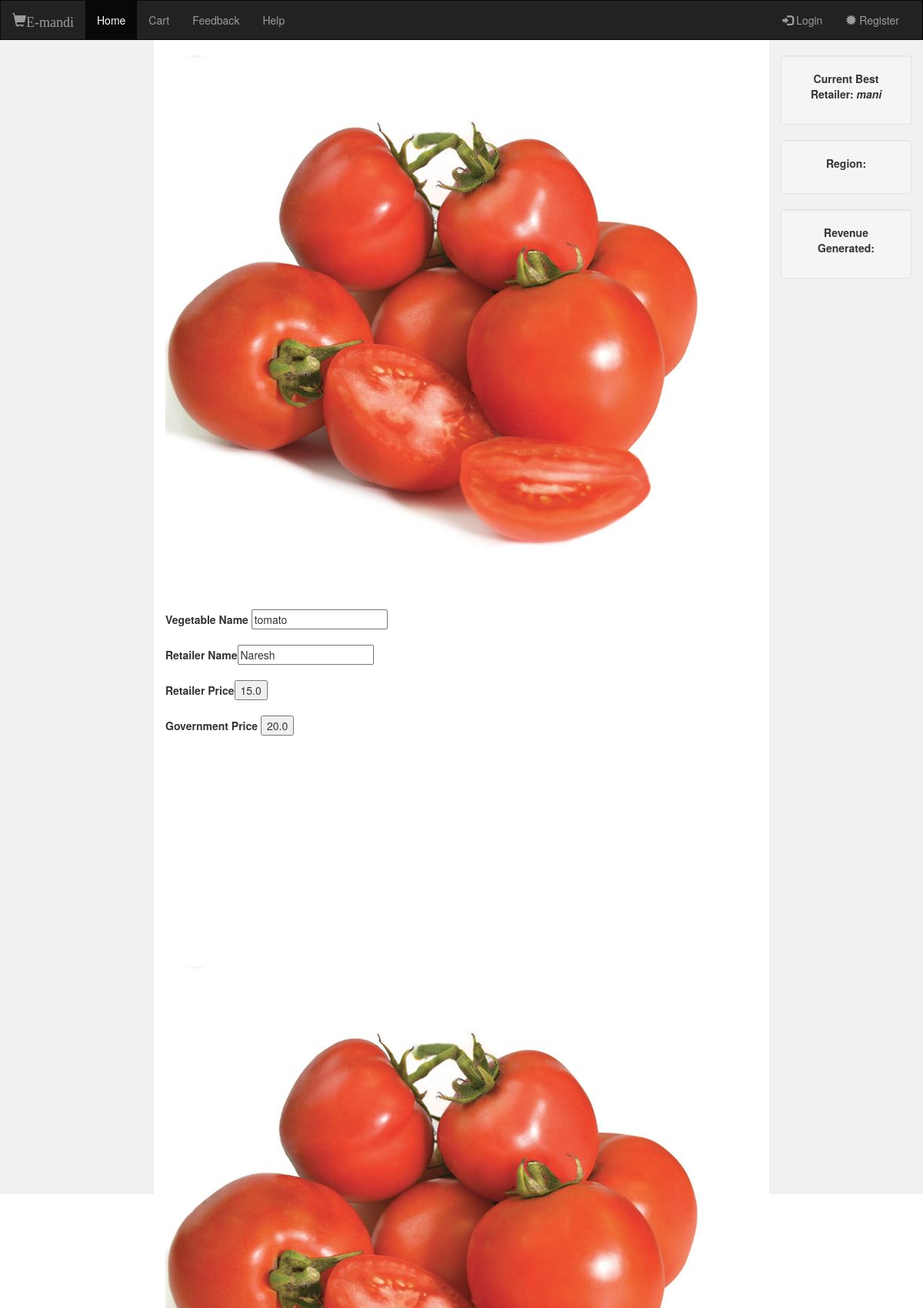
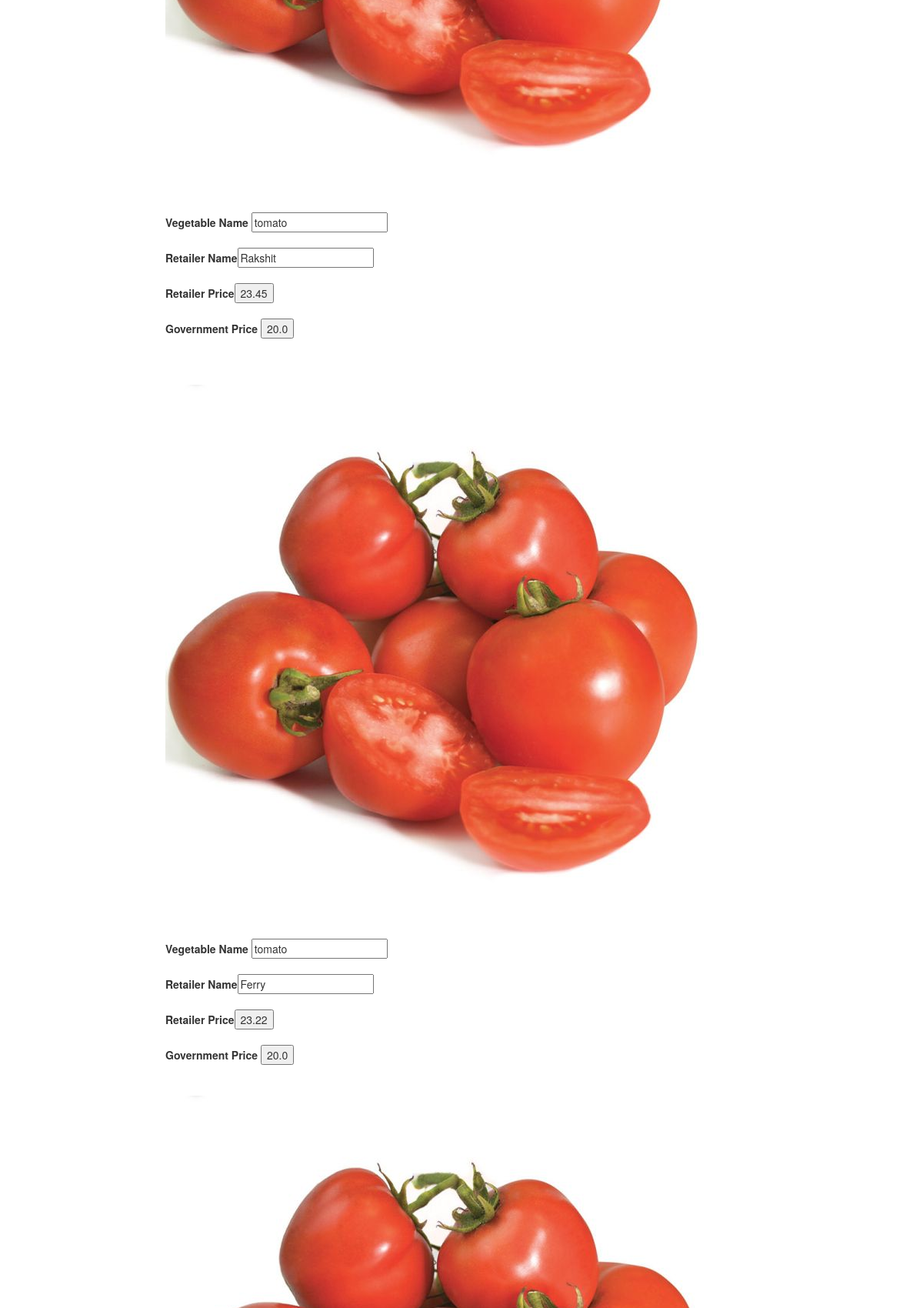
The page / (upper part) on the database its author committed (2 pictures, top to bottom).
### models.py (models this page shows, shortened)
class Retailer(Base):
    __tablename__ = 'Retailer'
    id = db.Column(db.Integer,primary_key=True)
    retailer_name = db.Column(db.String(10))
    vegetable_name = db.Column(db.String(60))
    price = db.Column(db.Float)

class Government(Base):
     __tablename__='Government'
     id = db.Column(db.Integer,primary_key=True)
     vegetable_name = db.Column(db.String(60))
     price = db.Column(db.Integer)

### app.py (the view)
@app.route('/')
def home():
    items = Retailer.query.all()
    w_items = Wholeseller.query.all()
    govt = Government.query.all()
    retailer_list = ['kiran','raju','mani','jayanthi','naresh']
    best_retailer = random.choice(retailer_list)
    s = text("SELECT SUM(price) FROM Retailer WHERE region=:r")
    total_revenue = 450
    return render_template('pages/index.html',items=items,govt=govt,w_items=w_items,
    best_retailer=best_retailer,total_revenue=total_revenue,order_placed=order_placed)

### templates/pages/index.html (shortened to what this page needs)
<!DOCTYPE html>
<html lang="en">
<head>
  <link rel="stylesheet" href="https://maxcdn.bootstrapcdn.com/bootstrap/3.3.7/css/bootstrap.min.css">
</head>
<body>
<nav class="navbar navbar-inverse">
  <div class="container-fluid">
    <div class="navbar-header">
      <a class="navbar-brand" href="#"><span class="glyphicon glyphicon-shopping-cart">E-mandi</span></a>
    </div>
    <div class="collapse navbar-collapse" id="myNavbar">
      <ul class="nav navbar-nav">
        <li class="active"><a href="#">Home</a></li>
        <li><a href="{{url_for('cart')}}">Cart</a></li>
        <li><a href="{{url_for('feedback')}}">Feedback</a></li>
        <li><a href="static/pages/help.html">Help</a></li>
      </ul>
      <ul class="nav navbar-nav navbar-right">
        {% if not session %}
        <li><a href="{{url_for('login')}}"><span class="glyphicon glyphicon-log-in"></span> Login</a></li>
        <li><a href="{{url_for('register')}}"><span class="glyphicon glyphicon-certificate"></span> Register</a></li>
        {% endif %}
      </ul>
    </div>
  </div>
</nav>
<div class="container-fluid text-center">
  <div class="row content">
    <div class="col-sm-2 sidenav">
    </div>
    <div class="col-sm-8 text-left">
      <div>
	<form method =post action="{{url_for('cart')}}">
		<div id='tomato'>
			{% for item in items %}
			{% if item['vegetable_name'] == 'tomato' %}
  			<img src="static/img/tomato.jpg"/><br><br>
  			<b>Vegetable Name</b> <input type="text" name="vegetable_name" value="{{ item['vegetable_name'] }}" readonly><br><br>
        <b>Retailer Name</b><input type="text" name="retailer_name" value="{{ item['retailer_name'] }}" readonly><br><br>
  			<b>Retailer Price</b><input type="submit" name="vegetable_price" value="{{ item['price'] }}" readonly><br><br>
        {% for vegetable in govt %}
        {% if vegetable['vegetable_name'] == 'tomato' %}
        <b>Government Price </b><input type="submit" name="govt_price" value="{{ vegetable['price'] }}" readonly><br><br>
        {% endif %}
        {% endfor %}
      {% endif %}<br>
			{% endfor %}
		</div>
  </form><br>
	<br>
  <br>
  <br>
<br>
	</div>
    </div>
    <div class="col-sm-2 sidenav">
      <div class="well">
        <p><b>Current Best Retailer: <b><i>{{ best_retailer }}</i></p>
      </div>
      <div class="well">
        <p><b>Region:</b> </p>
      </div>
      <div class="well">
        <p><b>Revenue Generated:</b> </p>
      </div>
    </div>
  </div>
</div>
</body>
</html>

### templates/pages/index.html (style rules this page uses)
.navbar { margin-bottom: 0; border-radius: 0; }
.row.content { height: 1500px }
.sidenav { padding-top: 20px; background-color: #f1f1f1; height: 100%; }

### rows shown on the page
Retailer: vegetable_name "tomato", retailer_name "Naresh", vegetable_price "15.0"
Government: govt_price "20.0"
Retailer: vegetable_name "tomato", retailer_name "Rakshit", vegetable_price "23.45"
Retailer: vegetable_name "tomato", retailer_name "Ferry", vegetable_price "23.22"
Retailer: retailer_name "mani"
